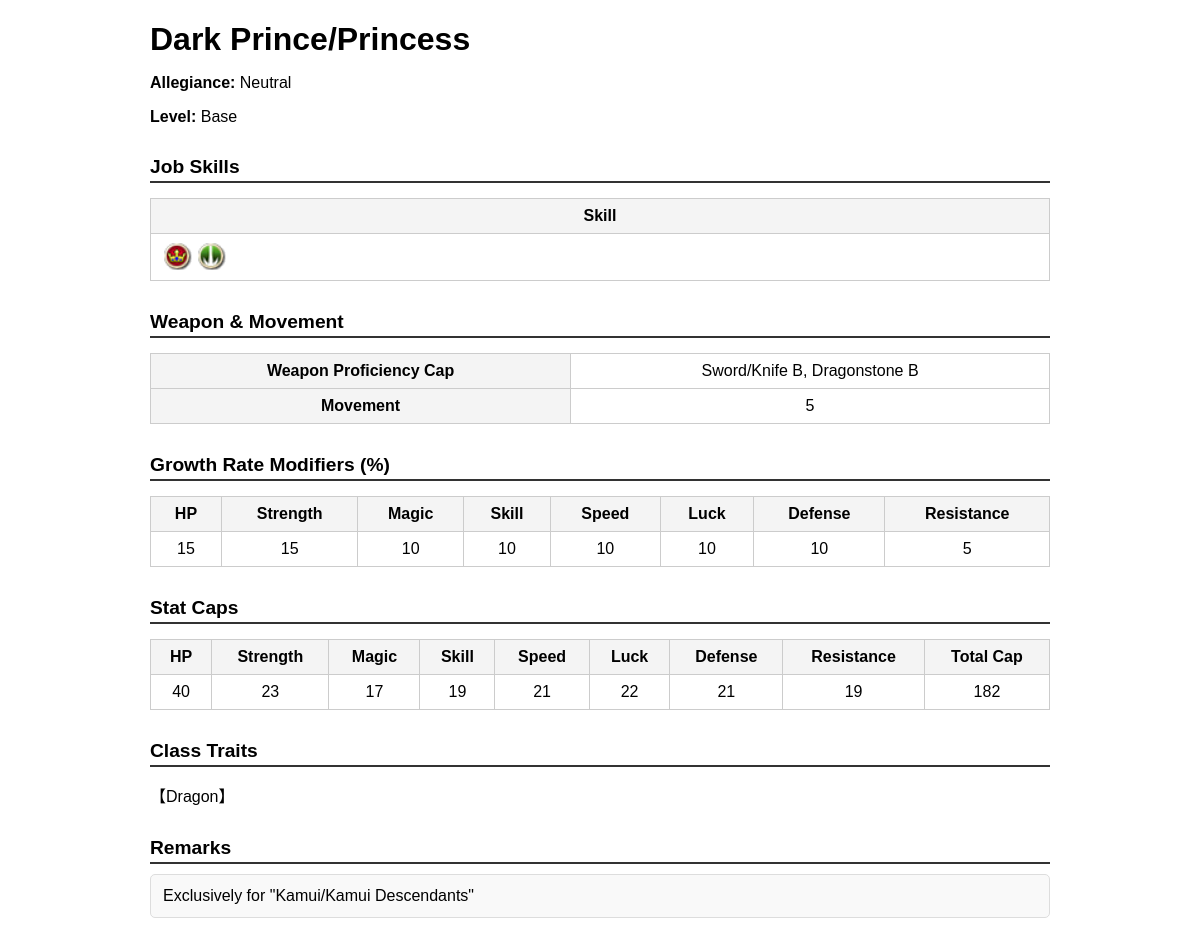
The page /classes/27/ on the database its author committed.
### FEIF_DB/models.py (models this page shows, shortened)
class Job(models.Model):
    id=models.AutoField(primary_key=True)
    Allegiance=models.CharField(max_length=100,choices=[('A','Neutral'),('B','Dark'),('C','Light')])
    title = models.CharField(max_length=100)
    level=models.CharField(max_length=10,choices=[('A','Base'),('B','Promoted'),('C','Special')])
    skills = models.ManyToManyField('Skill', blank=True)
    Weapon_Proficiency_Cap=models.CharField(max_length=100)
    movement=models.IntegerField()
    growth_hp = models.IntegerField(verbose_name="HP Growth Modifier (%)")
    growth_strength = models.IntegerField(verbose_name="Strength Growth Modifier (%)")
    growth_magic = models.IntegerField(verbose_name="Magic Growth Modifier (%)")
    growth_skill = models.IntegerField(verbose_name="Skill Growth Modifier (%)")
    growth_speed = models.IntegerField(verbose_name="Speed Growth Modifier (%)")
    growth_luck = models.IntegerField(verbose_name="Luck Growth Modifier (%)")
    growth_defense = models.IntegerField(verbose_name="Defense Growth Modifier (%)")
    growth_resistance = models.IntegerField(verbose_name="Resistance Growth Modifier (%)")
    cap_hp = models.IntegerField(verbose_name="HP Cap")
    cap_strength = models.IntegerField(verbose_name="Strength Cap")
    cap_magic = models.IntegerField(verbose_name="Magic Cap")
    cap_skill = models.IntegerField(verbose_name="Skill Cap")
    cap_speed = models.IntegerField(verbose_name="Speed Cap")
    cap_luck = models.IntegerField(verbose_name="Luck Cap")
    cap_defense = models.IntegerField(verbose_name="Defense Cap")
    cap_resistance = models.IntegerField(verbose_name="Resistance Cap")
    cap_total = models.IntegerField(verbose_name="Total Cap")
    Class_Traits=models.CharField(max_length=100)
    remarks=models.TextField()

class Skill(models.Model):
    id=models.AutoField(primary_key=True)
    source_job = models.ForeignKey(Job, on_delete=models.CASCADE, related_name='source_skills', verbose_name="Skill Source Job")
    icon = models.ImageField(upload_to='skill_icons/', blank=True, null=True)
    name = models.CharField(max_length=100)
    description = models.TextField(blank=True)
    learn_condition = models.TextField(blank=True, verbose_name="Normal Learn Condition")

### FEIF_DB/views.py (the view)
# urls.py: path('classes/<int:pk>/', views.class_detail, name='class_detail'),
def class_detail(request, pk):
    job = get_object_or_404(Job, pk=pk)
    rend = render(request, 'class_detail.html', {'job': job})
    return HttpResponse(rend)

### templates/class_detail.html (shortened to what this page needs)
<!DOCTYPE html>
<html lang="en">
<head>
</head>
<body>
    <h1>{{ job.title }}</h1>
    <p><strong>Allegiance:</strong>
        {% if job.Allegiance == 'A' %}Neutral
        {% elif job.Allegiance == 'B' %}Dark
        {% elif job.Allegiance == 'C' %}Light
        {% else %}Unknown
        {% endif %}
    </p>
    <p><strong>Level:</strong>
        {% if job.level == 'A' %}Base
        {% elif job.level == 'B' %}Promoted
        {% else %}Unknown
        {% endif %}
    </p>
    <div class="section-title">Job Skills</div>
    <table>
        <thead>
            <tr>
                <th>Skill</th>
            </tr>
        </thead>
        <tbody>
            <tr>
                <td>
  {% if job.skills.exists %}
    <div style="display:flex; gap:4px; align-items:center; flex-wrap:wrap;">
      {% for skill in job.skills.all %}
        {% if skill.icon %}
          <a href="{% url 'skill_list' %}#skill-{{ skill.id }}">
            <img src="{{ skill.icon.url }}" alt="{{ skill.name }}" style="height:30px;">
          </a>
        {% else %}
          <span>—</span>
        {% endif %}
      {% endfor %}
    </div>
  {% else %}
    —
  {% endif %}
</td>
            </tr>
        </tbody>
    </table>
    <div class="section-title">Weapon & Movement</div>
    <table>
        <tbody>
            <tr>
                <th>Weapon Proficiency Cap</th>
                <td>{{ job.Weapon_Proficiency_Cap }}</td>
            </tr>
            <tr>
                <th>Movement</th>
                <td>{{ job.movement }}</td>
            </tr>
        </tbody>
    </table>
    <div class="section-title">Growth Rate Modifiers (%)</div>
    <table>
        <thead>
            <tr>
                <th>HP</th>
                <th>Strength</th>
                <th>Magic</th>
                <th>Skill</th>
                <th>Speed</th>
                <th>Luck</th>
                <th>Defense</th>
                <th>Resistance</th>
            </tr>
        </thead>
        <tbody>
            <tr>
                <td>{{ job.growth_hp }}</td>
                <td>{{ job.growth_strength }}</td>
                <td>{{ job.growth_magic }}</td>
                <td>{{ job.growth_skill }}</td>
                <td>{{ job.growth_speed }}</td>
                <td>{{ job.growth_luck }}</td>
                <td>{{ job.growth_defense }}</td>
                <td>{{ job.growth_resistance }}</td>
            </tr>
        </tbody>
    </table>
    <div class="section-title">Stat Caps</div>
    <table>
        <thead>
            <tr>
                <th>HP</th>
                <th>Strength</th>
                <th>Magic</th>
                <th>Skill</th>
                <th>Speed</th>
                <th>Luck</th>
                <th>Defense</th>
                <th>Resistance</th>
                <th>Total Cap</th>
            </tr>
        </thead>
        <tbody>
            <tr>
                <td>{{ job.cap_hp }}</td>
                <td>{{ job.cap_strength }}</td>
                <td>{{ job.cap_magic }}</td>
                <td>{{ job.cap_skill }}</td>
                <td>{{ job.cap_speed }}</td>
                <td>{{ job.cap_luck }}</td>
                <td>{{ job.cap_defense }}</td>
                <td>{{ job.cap_resistance }}</td>
                <td>{{ job.cap_total }}</td>
            </tr>
        </tbody>
    </table>
    <div class="section-title">Class Traits</div>
    <p>{{ job.Class_Traits|default:"—" }}</p>
    <div class="section-title">Remarks</div>
    <div class="remarks">{{ job.remarks|default:"No remarks." }}</div>
</body>
</html>

### templates/class_detail.html (style rules this page uses)
body { font-family: Arial, sans-serif; max-width: 900px; margin: 20px auto; padding: 0 20px; }
h1 { margin-bottom: 10px; }
table { width: 100%; border-collapse: collapse; margin-top: 15px; margin-bottom: 25px; }
th, td { border: 1px solid #ccc; padding: 8px 12px; vertical-align: middle; text-align: center; }
th { background-color: #f4f4f4; }
img { max-height: 60px; display: block; margin: 0 auto; }
.section-title { margin-top: 30px; margin-bottom: 10px; font-weight: bold; font-size: 1.2em; border-bottom: 2px solid #333; padding-bottom: 3px; }
.remarks { white-space: pre-wrap; background: #f9f9f9; border: 1px solid #ddd; padding: 12px; border-radius: 5px; }

### rows shown on the page
Job: title "Dark Prince/Princess", Weapon_Proficiency_Cap "Sword/Knife B, Dragonstone B", movement "5", growth_hp "15", growth_strength "15", growth_magic "10", growth_skill "10", growth_speed "10", growth_luck "10", growth_defense "10", growth_resistance "5", cap_hp "40", cap_strength "23", cap_magic "17", cap_skill "19", cap_speed "21", cap_luck "22", cap_defense "21", cap_resistance "19", cap_total "182", Class_Traits "【Dragon】", remarks "Exclusively for \"Kamui/Kamui Descendants\""
Skill: icon (picture)
Skill: icon (picture)
